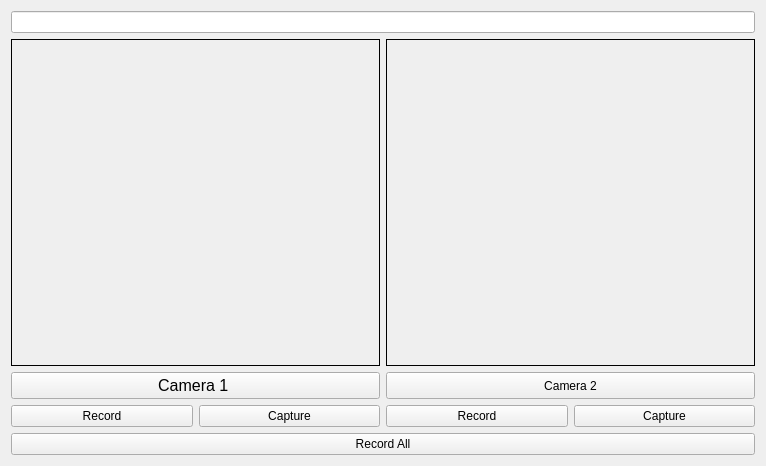
<?xml version="1.0" encoding="UTF-8"?>
<ui version="4.0">
 <class>Form</class>
 <widget class="QWidget" name="Form">
  <property name="geometry">
   <rect>
    <x>0</x>
    <y>0</y>
    <width>766</width>
    <height>466</height>
   </rect>
  </property>
  <property name="windowTitle">
   <string>Form</string>
  </property>
  <layout class="QVBoxLayout" name="verticalLayout" stretch="0,1,0">
   <item>
    <widget class="QLineEdit" name="lineEdit_filename"/>
   </item>
   <item>
    <layout class="QHBoxLayout" name="horizontalLayout_2">
     <item>
      <widget class="QLabel" name="label_canvas1">
       <property name="sizePolicy">
        <sizepolicy hsizetype="Preferred" vsizetype="Preferred">
         <horstretch>0</horstretch>
         <verstretch>0</verstretch>
        </sizepolicy>
       </property>
       <property name="styleSheet">
        <string notr="true"/>
       </property>
       <property name="frameShape">
        <enum>QFrame::Box</enum>
       </property>
       <property name="text">
        <string/>
       </property>
      </widget>
     </item>
     <item>
      <widget class="QLabel" name="label_canvas2">
       <property name="styleSheet">
        <string notr="true"/>
       </property>
       <property name="frameShape">
        <enum>QFrame::Box</enum>
       </property>
       <property name="text">
        <string/>
       </property>
      </widget>
     </item>
    </layout>
   </item>
   <item>
    <layout class="QGridLayout" name="gridLayout_4">
     <item row="3" column="0" colspan="4">
      <widget class="QPushButton" name="pushButton_reall">
       <property name="sizePolicy">
        <sizepolicy hsizetype="Minimum" vsizetype="Minimum">
         <horstretch>0</horstretch>
         <verstretch>0</verstretch>
        </sizepolicy>
       </property>
       <property name="styleSheet">
        <string notr="true"/>
       </property>
       <property name="text">
        <string>Record All</string>
       </property>
       <property name="checkable">
        <bool>true</bool>
       </property>
      </widget>
     </item>
     <item row="2" column="0">
      <widget class="QPushButton" name="pushButton_cam1re">
       <property name="sizePolicy">
        <sizepolicy hsizetype="Minimum" vsizetype="Minimum">
         <horstretch>0</horstretch>
         <verstretch>1</verstretch>
        </sizepolicy>
       </property>
       <property name="styleSheet">
        <string notr="true"/>
       </property>
       <property name="text">
        <string>Record</string>
       </property>
       <property name="checkable">
        <bool>false</bool>
       </property>
      </widget>
     </item>
     <item row="1" column="2" colspan="2">
      <widget class="QPushButton" name="pushButton_cam2">
       <property name="sizePolicy">
        <sizepolicy hsizetype="Minimum" vsizetype="Minimum">
         <horstretch>0</horstretch>
         <verstretch>1</verstretch>
        </sizepolicy>
       </property>
       <property name="styleSheet">
        <string notr="true"/>
       </property>
       <property name="text">
        <string>Camera 2</string>
       </property>
       <property name="checkable">
        <bool>false</bool>
       </property>
      </widget>
     </item>
     <item row="1" column="0" colspan="2">
      <widget class="QPushButton" name="pushButton_cam1">
       <property name="enabled">
        <bool>true</bool>
       </property>
       <property name="sizePolicy">
        <sizepolicy hsizetype="Minimum" vsizetype="Minimum">
         <horstretch>0</horstretch>
         <verstretch>1</verstretch>
        </sizepolicy>
       </property>
       <property name="font">
        <font>
         <pointsize>12</pointsize>
         <italic>false</italic>
        </font>
       </property>
       <property name="styleSheet">
        <string notr="true"/>
       </property>
       <property name="text">
        <string>Camera 1 </string>
       </property>
       <property name="checkable">
        <bool>false</bool>
       </property>
      </widget>
     </item>
     <item row="2" column="1">
      <widget class="QPushButton" name="pushButton_cam1cap">
       <property name="sizePolicy">
        <sizepolicy hsizetype="Minimum" vsizetype="Minimum">
         <horstretch>0</horstretch>
         <verstretch>1</verstretch>
        </sizepolicy>
       </property>
       <property name="styleSheet">
        <string notr="true"/>
       </property>
       <property name="text">
        <string>Capture</string>
       </property>
      </widget>
     </item>
     <item row="2" column="3">
      <widget class="QPushButton" name="pushButton_cam2cap">
       <property name="sizePolicy">
        <sizepolicy hsizetype="Minimum" vsizetype="Minimum">
         <horstretch>0</horstretch>
         <verstretch>1</verstretch>
        </sizepolicy>
       </property>
       <property name="styleSheet">
        <string notr="true"/>
       </property>
       <property name="text">
        <string>Capture</string>
       </property>
      </widget>
     </item>
     <item row="2" column="2">
      <widget class="QPushButton" name="pushButton_cam2re">
       <property name="sizePolicy">
        <sizepolicy hsizetype="Minimum" vsizetype="Minimum">
         <horstretch>0</horstretch>
         <verstretch>1</verstretch>
        </sizepolicy>
       </property>
       <property name="styleSheet">
        <string notr="true"/>
       </property>
       <property name="text">
        <string>Record</string>
       </property>
       <property name="checkable">
        <bool>false</bool>
       </property>
      </widget>
     </item>
    </layout>
   </item>
  </layout>
 </widget>
 <resources/>
 <connections/>
</ui>
